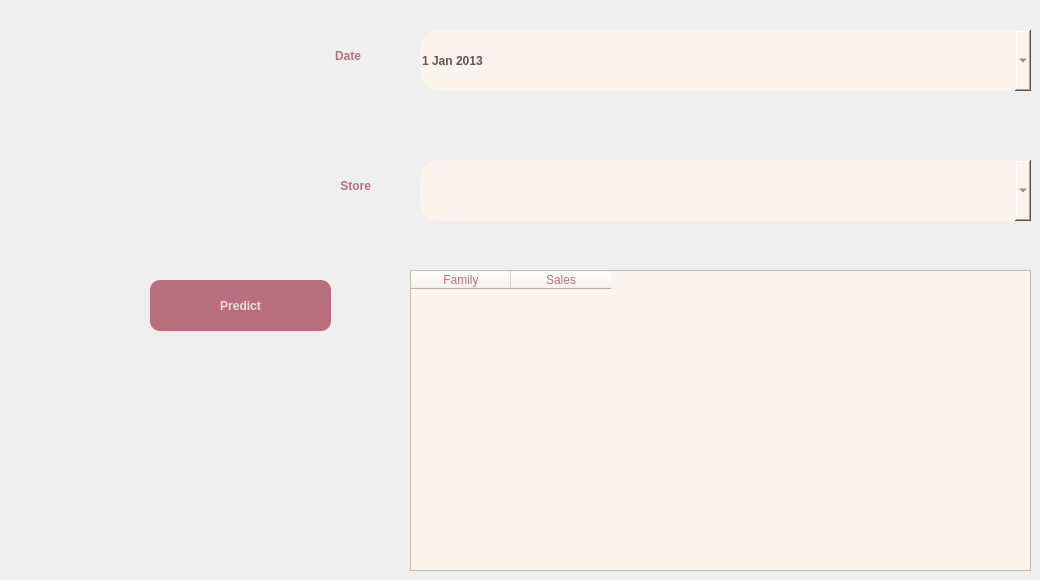
      <widget class="QWidget" name="tabDate">
       <attribute name="icon">
        <iconset>
         <normaloff>../images/ic_day.png</normaloff>../images/ic_day.png</iconset>
       </attribute>
       <attribute name="title">
        <string>Predict by day</string>
       </attribute>
       <widget class="QLabel" name="label_10">
        <property name="geometry">
         <rect>
          <x>300</x>
          <y>30</y>
          <width>61</width>
          <height>51</height>
         </rect>
        </property>
        <property name="styleSheet">
         <string notr="true">color: rgb(185, 110, 127);
font: 16pt &quot;MS Shell Dlg 2&quot;;
font-weight: bold;</string>
        </property>
        <property name="text">
         <string>Date</string>
        </property>
        <property name="alignment">
         <set>Qt::AlignRight|Qt::AlignTrailing|Qt::AlignVCenter</set>
        </property>
       </widget>
       <widget class="QDateEdit" name="dateEditDateD">
        <property name="geometry">
         <rect>
          <x>420</x>
          <y>30</y>
          <width>611</width>
          <height>61</height>
         </rect>
        </property>
        <property name="styleSheet">
         <string notr="true">background-color: rgb(250, 244, 236);  
color: rgb(104, 83, 92);        
font: 14pt &quot;MS Shell Dlg 2&quot;;
font-weight: bold;
border-radius: 20px;</string>
        </property>
        <property name="dateTime">
         <datetime>
          <hour>0</hour>
          <minute>0</minute>
          <second>0</second>
          <year>2013</year>
          <month>1</month>
          <day>1</day>
         </datetime>
        </property>
        <property name="calendarPopup">
         <bool>true</bool>
        </property>
       </widget>
       <widget class="QLabel" name="label_11">
        <property name="geometry">
         <rect>
          <x>300</x>
          <y>160</y>
          <width>71</width>
          <height>51</height>
         </rect>
        </property>
        <property name="layoutDirection">
         <enum>Qt::LeftToRight</enum>
        </property>
        <property name="styleSheet">
         <string notr="true">color: rgb(185, 110, 127);
font: 16pt &quot;MS Shell Dlg 2&quot;;
font-weight: bold;</string>
        </property>
        <property name="text">
         <string>Store</string>
        </property>
        <property name="alignment">
         <set>Qt::AlignRight|Qt::AlignTrailing|Qt::AlignVCenter</set>
        </property>
       </widget>
       <widget class="QComboBox" name="comboBoxStoreD">
        <property name="geometry">
         <rect>
          <x>420</x>
          <y>160</y>
          <width>611</width>
          <height>61</height>
         </rect>
        </property>
        <property name="styleSheet">
         <string notr="true">background-color: rgb(250, 244, 236); 
color: rgb(104, 83, 92);          
font: 14pt &quot;MS Shell Dlg 2&quot;;
font-weight: bold;
border-radius: 20px;</string>
        </property>
       </widget>
       <widget class="QPushButton" name="btnPredictD">
        <property name="geometry">
         <rect>
          <x>150</x>
          <y>280</y>
          <width>181</width>
          <height>51</height>
         </rect>
        </property>
        <property name="styleSheet">
         <string notr="true"> background-color: #b96e7f;   
    color:#e8ddde ;                 
	border-radius: 10px;
font: 15pt &quot;MS Shell Dlg 2&quot;;
font-weight: bold;</string>
        </property>
        <property name="text">
         <string>Predict</string>
        </property>
        <property name="icon">
         <iconset>
          <normaloff>../images/ic_buttonpredict.png</normaloff>../images/ic_buttonpredict.png</iconset>
        </property>
        <property name="iconSize">
         <size>
          <width>30</width>
          <height>30</height>
         </size>
        </property>
       </widget>
       <widget class="QTableWidget" name="tableWidgetDate">
        <property name="geometry">
         <rect>
          <x>410</x>
          <y>270</y>
          <width>621</width>
          <height>301</height>
         </rect>
        </property>
        <property name="styleSheet">
         <string notr="true">color: rgb(185, 110, 127);
background-color: rgb(250, 244, 236);
font: 12pt &quot;MS Shell Dlg 2&quot;;

</string>
        </property>
        <column>
         <property name="text">
          <string>Family</string>
         </property>
        </column>
        <column>
         <property name="text">
          <string>Sales</string>
         </property>
        </column>
       </widget>
       <widget class="QLabel" name="label_17">
        <property name="geometry">
         <rect>
          <x>250</x>
          <y>30</y>
          <width>41</width>
          <height>41</height>
         </rect>
        </property>
        <property name="text">
         <string/>
        </property>
        <property name="pixmap">
         <pixmap>../images/ic_date.png</pixmap>
        </property>
        <property name="scaledContents">
         <bool>true</bool>
        </property>
       </widget>
       <widget class="QLabel" name="label_18">
        <property name="geometry">
         <rect>
          <x>250</x>
          <y>160</y>
          <width>41</width>
          <height>41</height>
         </rect>
        </property>
        <property name="text">
         <string/>
        </property>
        <property name="pixmap">
         <pixmap>../images/ic_store.png</pixmap>
        </property>
        <property name="scaledContents">
         <bool>true</bool>
        </property>
       </widget>
      </widget>
